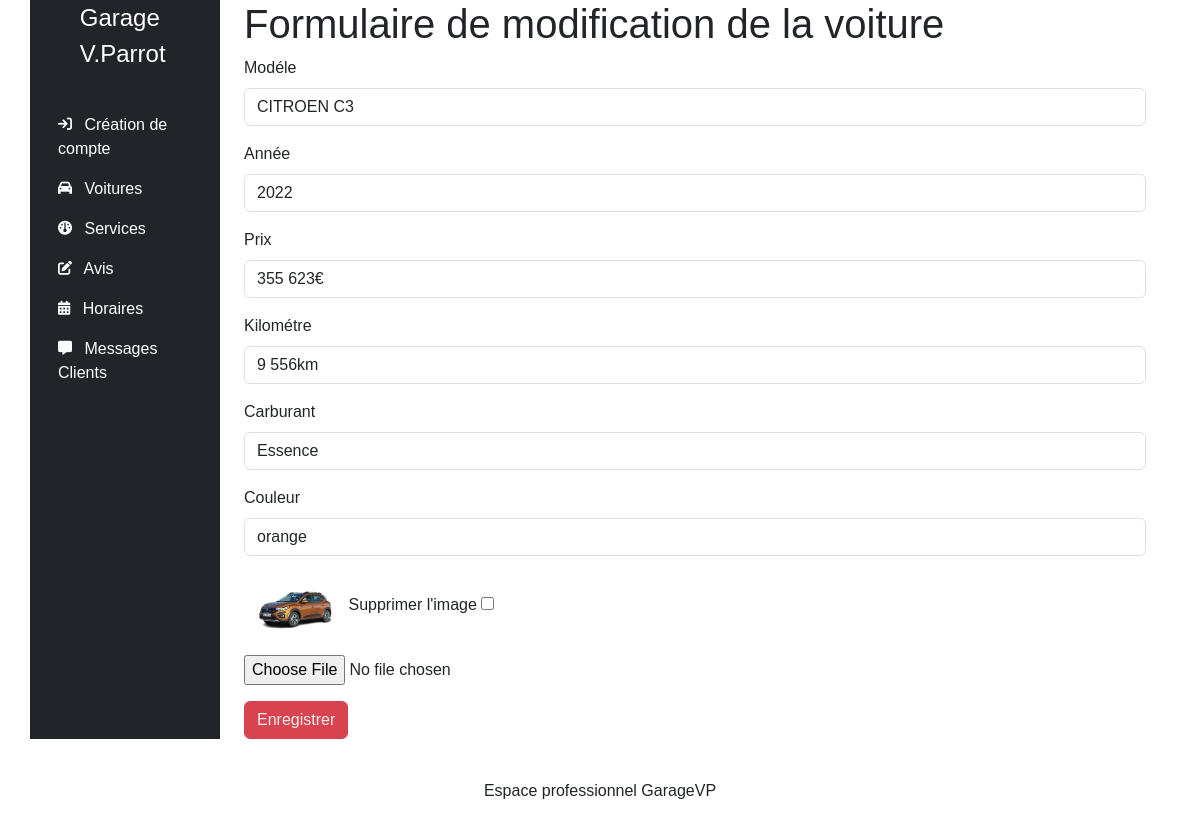
The app's page /admin/car.php?id=8, older data.
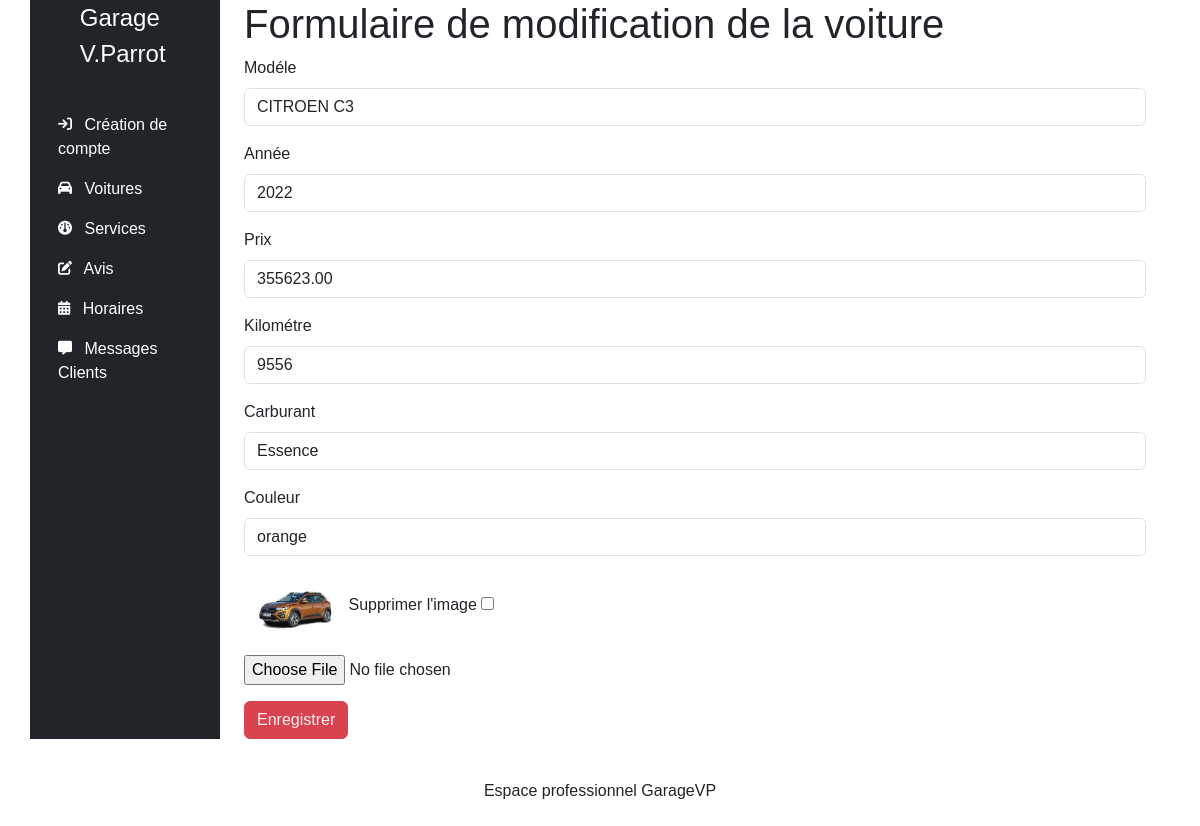
The same page, newer data.
### tables this page shows
CREATE TABLE pictures(
        picture_id INT PRIMARY KEY AUTO_INCREMENT  NOT NULL ,
        is_principal BOOL NOT NULL ,
        image1 VARCHAR (250) NOT NULL ,
        image2 VARCHAR (250) NOT NULL ,
        image3 VARCHAR (250) NOT NULL ,
        car_id INT NOT NULL,
    	CONSTRAINT picture_car_FK FOREIGN KEY (car_id) REFERENCES cars(car_id)
);

CREATE TABLE cars(
        car_id INT PRIMARY KEY AUTO_INCREMENT NOT NULL,
        model VARCHAR (50) NOT NULL,
        year INT NOT NULL,
        price DECIMAL(10, 2) NOT NULL,
   	    kilometer INT NOT NULL,
        full VARCHAR(50) NOT NULL,
        color VARCHAR (50) NOT NULL
);

### lib/car.php (called while the page is built, shortened)
<?php
function getCarById(PDO $pdo, $id):array|bool
{
  $sql = "SELECT c.*, p.*
          FROM cars c
          INNER JOIN pictures p ON c.car_id = p.car_id
          WHERE c.car_id = :id";
  $query = $pdo->prepare($sql);
  $query->bindValue(":id", $id, PDO::PARAM_INT);
  $query->execute();
  $car = $query->fetch(PDO::FETCH_ASSOC);
  return $car;
}
  ?>

### admin/car.php (the view, shortened to what this page needs)
<?php
require_once __DIR__ . "/../lib/pdo.php";
require_once __DIR__ . "/../lib/car.php";
require_once __DIR__ . "/templates/header.php";
$car = [
    'model' => '',
    'year' => '',
    'price' => '',
    'kilometer' => '',
    'full' => '',
    'color'=> ''
];
if (isset($_GET['id'])) {
    $car = getCarById($pdo, $_GET['id']);
    $pageTitle = "Formulaire de modification de la voiture";
} else {
    $pageTitle = "Formulaire ajout de la voiture";
}
?>
<h1><?= $pageTitle; ?></h1>
<?php if ($car !== false) { ?>
    <form method="POST" enctype="multipart/form-data">
    <div class="mb-3">
            <label for="model" class="form-label">Modéle</label>
            <input type="text" class="form-control" id="model" name="model" value="<?= $car['model']; ?>">
        </div>
        <div class="mb-3">
            <label for="year" class="form-label">Année</label>
            <input type="number" class="form-control" id="year" name="year" value="<?= $car['year']; ?>">
        </div>
        <div class="mb-3">
            <label for="price" class="form-label">Prix</label>
            <input type="text" class="form-control" id="price" name="price" value="<?= $car['price']; ?>">
        </div>
        <div class="mb-3">
            <label for="kilometer" class="form-label">Kilométre</label>
            <input type="text" class="form-control" id="kilometer" name="kilometer" value="<?= $car['kilometer']; ?>">
        </div>
        <div class="mb-3">
            <label for="full" class="form-label">Carburant</label>
            <input type="text" class="form-control" id="full" name="full" value="<?= $car['full']; ?>">
        </div>
        <div class="mb-3">
            <label for="color" class="form-label">Couleur</label>
            <input type="text" class="form-control" id="color" name="color" value="<?= $car['color']; ?>">
        </div>
        <?php if (isset($_GET['id']) && isset($car['image1'])) { ?>
            <p>
                <img src="<?= _CARS_IMAGES_FOLDER_ . $car['image1'] ?>" alt="<?= $car['model'] ?>" width="100">
                <label for="delete_image">Supprimer l'image</label>
                <input type="checkbox" name="delete_image" id="delete_image">
            </p>
        <?php } ?>
        <p>
            <input type="file" name="file" id="file">
        </p>
        <input type="submit" name="saveCar" class="btn btn-primary" value="Enregistrer">
    </form>
<?php } ?>
<?php require_once __DIR__ . "/templates/footer.php"; ?>

Row changes from the older to the newer data that the page shows:
changed through a linked row, pictures "CITROEN C3": price "355 623€" → "355623.00"; kilometer "9 556km" → "9556"
